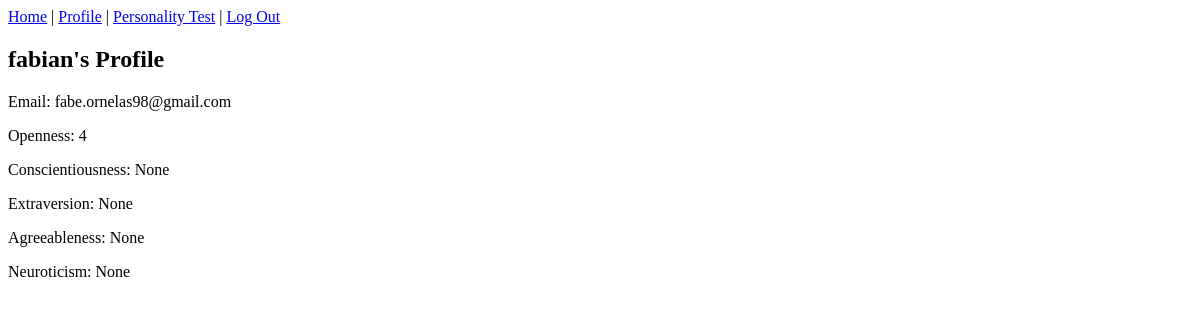
Before: /profile/fabian (signed in) with the older database file.
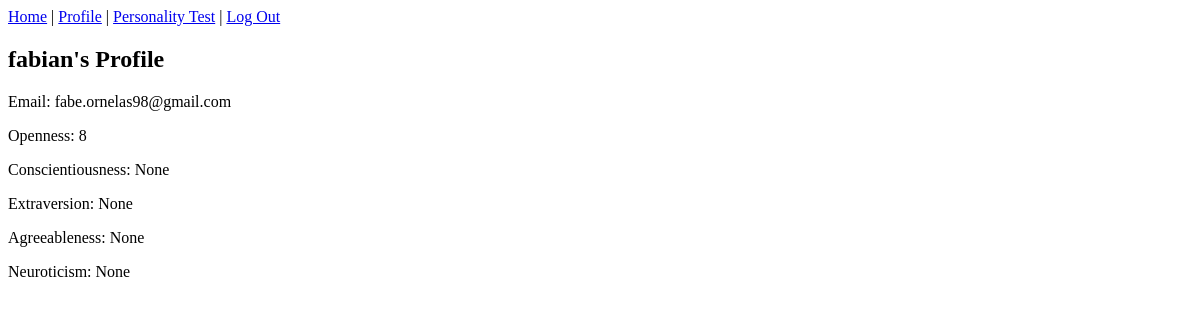
After: the same page with the newer database file.
### app/models.py (models this page shows, shortened)
class User(db.Model, UserMixin):
    id = db.Column(db.Integer, primary_key=True)
    username = db.Column(db.String(20), unique=True, nullable=False)
    email = db.Column(db.String(120), unique=True, nullable=False)
    image_file = db.Column(db.String(20), nullable=False, default='default.jpg')
    password = db.Column(db.String(60), nullable=False)
    posts = db.relationship('Post', backref='author', lazy=True)
    openness = db.Column(db.Integer, nullable=True)
    conscientiousness = db.Column(db.Integer, nullable=True)
    extraversion = db.Column(db.Integer, nullable=True)
    agreeableness = db.Column(db.Integer, nullable=True)
    neuroticism = db.Column(db.Integer, nullable=True)

### app/views.py (the view)
@app.route("/profile/<username>")
@login_required
def profile(username):
    user = User.query.filter_by(username=username).first_or_404()
    return render_template('profile.html', title='Profile', user=user)

### app/models.py (called while the page is built)
@login_manager.user_loader
def load_user(user_id):
    return User.query.get(int(user_id))

### app/templates/profile.html
{% extends "base.html" %}
{% block content %}
<h2>{{ user.username }}'s Profile</h2>
<p>Email: {{ user.email }}</p>
<p>Openness: {{ user.openness }}</p>
<p>Conscientiousness: {{ user.conscientiousness }}</p>
<p>Extraversion: {{ user.extraversion }}</p>
<p>Agreeableness: {{ user.agreeableness }}</p>
<p>Neuroticism: {{ user.neuroticism }}</p>
{% endblock %}

### app/templates/base.html (shortened to what this page needs)
<!doctype html>
<html lang="en">
<head>
</head>
<body>
<nav>
    <a href="{{ url_for('home') }}">Home</a> |
    {% if current_user.is_authenticated %}
    <a href="{{ url_for('profile', username=current_user.username) }}">Profile</a> |
    <a href="{{ url_for('personality_test') }}">Personality Test</a> |
    <a href="{{ url_for('logout') }}">Log Out</a>
    {% else %}
    <a href="{{ url_for('login') }}">Log In</a> |
    <a href="{{ url_for('register') }}">Register</a>
    {% endif %}
</nav>
<div>
    {% block content %}
    {% endblock %}
</div>
</body>
</html>

Changed rows visible on the page:
changed User "fabian": openness "4" → "8"
